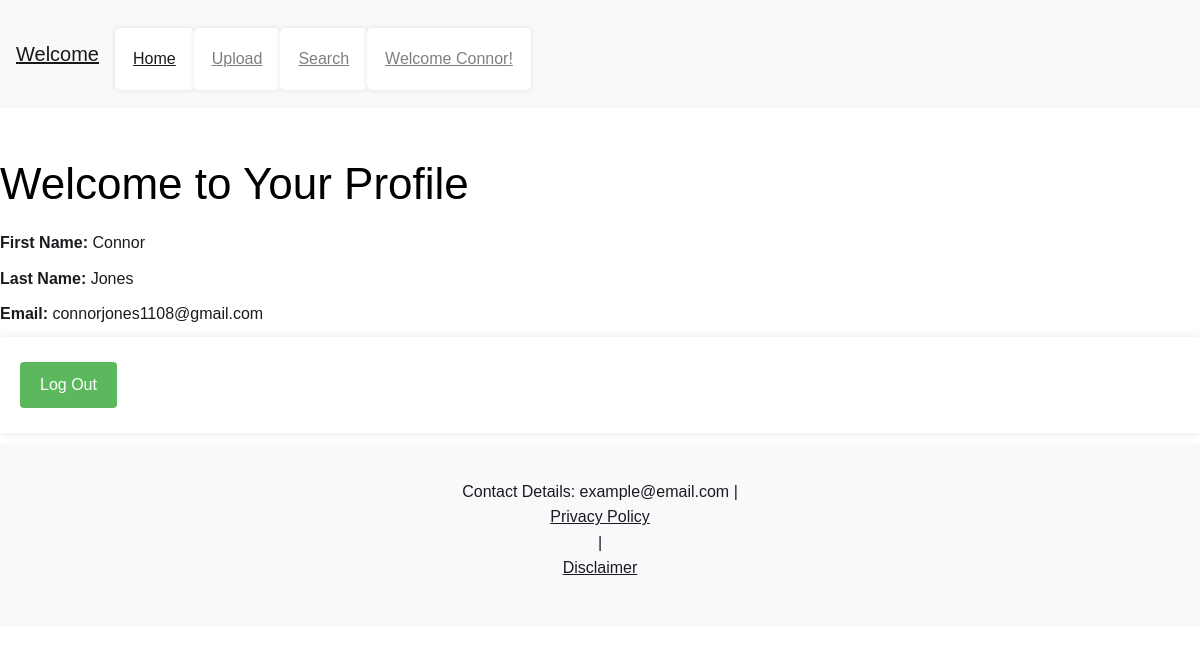
Screenshot of /profile (signed in) with the database file from the repository.
### tables this page shows
CREATE TABLE "users" (
	"id"	INTEGER,
	"first_name"	TEXT,
	"last_name"	TEXT,
	"email"	TEXT,
	"password"	TEXT,
	PRIMARY KEY("id")
);

### app.py (the view)
@app.route('/profile')
def profile():
    user_id = session.get('user_id')
    if user_id:
        conn = sqlite3.connect('your_database.db')
        c = conn.cursor()
        c.execute('SELECT * FROM users WHERE id = ?', (user_id,))
        user = c.fetchone()
        conn.close()
        if user:
            return render_template('profile.html', user=user)
    return redirect(url_for('login'))

### templates/profile.html (shortened to what this page needs)
{% extends 'base.html' %}
{% block content %}
<!DOCTYPE html>
<html>
<head>
</head>
<body>
    <h1>Welcome to Your Profile</h1>
    <p><strong>First Name:</strong> {{ user[1] }}</p>
    <p><strong>Last Name:</strong> {{ user[2] }}</p>
    <p><strong>Email:</strong> {{ user[3] }}</p>
    <form action="{{ url_for('logout') }}" method="POST">
        <button type="submit">Log Out</button>
    </form>
</body>
</html>
{% endblock %}

### templates/base.html (shortened to what this page needs)
<!doctype html>
<html lang="en">
<head>
    <link rel="stylesheet" href="https://cdn.jsdelivr.net/npm/bootstrap@4.4.1/dist/css/bootstrap.min.css">
    <link rel="stylesheet" href="static/css/Style.css">
</head>
<body>
<nav class="navbar navbar-expand-lg navbar-light bg-light">
    <a class="navbar-brand" href="{{ url_for('index')}}">Welcome</a>
    <div class="collapse navbar-collapse" id="navbarSupportedContent">
      <ul class="navbar-nav mr-auto">
          <li class="nav-item active">
              <a class="nav-link" href="{{ url_for('index')}}">Home <span class="sr-only">(current)</span></a>
          </li>
          <li class="nav-item">
              <a class="nav-link" href="{{ url_for('about')}}">Upload</a>
          </li>
          <li class="nav-item">
              <a class="nav-link" href="{{ url_for('quality')}}">Search</a>
          </li>
        {% if 'user' in session %}
            <li class="nav-item">
                <a class="nav-link" href="{{ url_for('profile') }}">Welcome {{ session['user']['first_name'] }}!</a>
            </li>
          {% else %}
              <li class="nav-item">
                  <a class="nav-link" href="{{ url_for('login')}}">Log In</a>
              </li>
          {% endif %}
      </ul>
  </div>
</nav>
<br/>
{% block content %}
{% endblock %}
<footer class="footer mt-auto py-3 bg-light">
  <div class="container text-center">
      <p>Contact Details: example@email.com | <a href="#">Privacy Policy</a> | <a href="#">Disclaimer</a></p>
  </div>
</footer>
</body>
</html>

### static/css/style.css (style rules this page uses)
body { background: white; font-family: 'Montserrat', sans-serif; color: #1a1b1f; font-size: 16px; line-height: 1.6; }
h1 { color: black; margin-top: 20px; margin-bottom: 15px; font-size: 44px; line-height: 62px; font-weight: 400; }
p, label, .paragraph-small, .paragraph-tiny, .paragraph-bigger { margin-bottom: 10px; }
a { display: block; color: #1a1b1f; text-decoration: underline; transition: opacity 200ms ease; }
ul { margin-top: 20px; margin-bottom: 20px; padding-left: 40px; list-style-type: disc; }
li { margin-bottom: 10px; }
.container { width: 80%; margin: auto; overflow: hidden; }
body { font-family: 'Montserrat', sans-serif; color: #1a1b1f; background: white; font-size: 16px; line-height: 1.6; }
form { margin-bottom: 10px; }
button { background-color: #5cb85c; color: white; padding: 10px 20px; margin: 5px 0; border: none; border-radius: 4px; cursor: pointer; }
form { background: #fff; padding: 20px; box-shadow: 0px 0px 10px rgba(0, 0, 0, 0.1); }
ul { list-style-type: none; margin-bottom: 20px; }
ul li { background: #fff; padding: 10px; margin-bottom: 10px; border-radius: 5px; box-shadow: 0px 0px 5px rgba(0, 0, 0, 0.1); }
.container { padding: 20px; }

### rows the page displays
users: user.first_name "Connor", first_name "Connor", last_name "Jones", email "connorjones1108@gmail.com"
